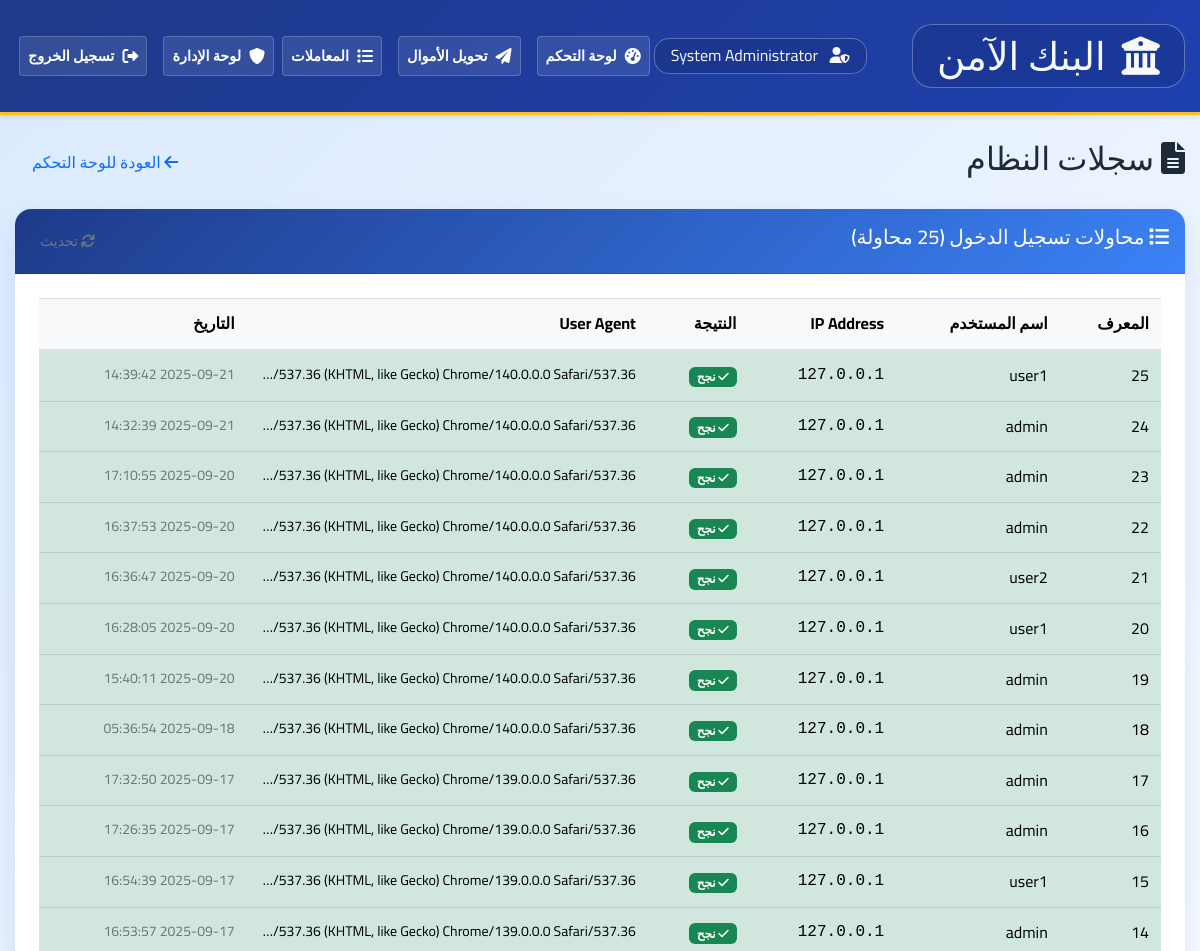
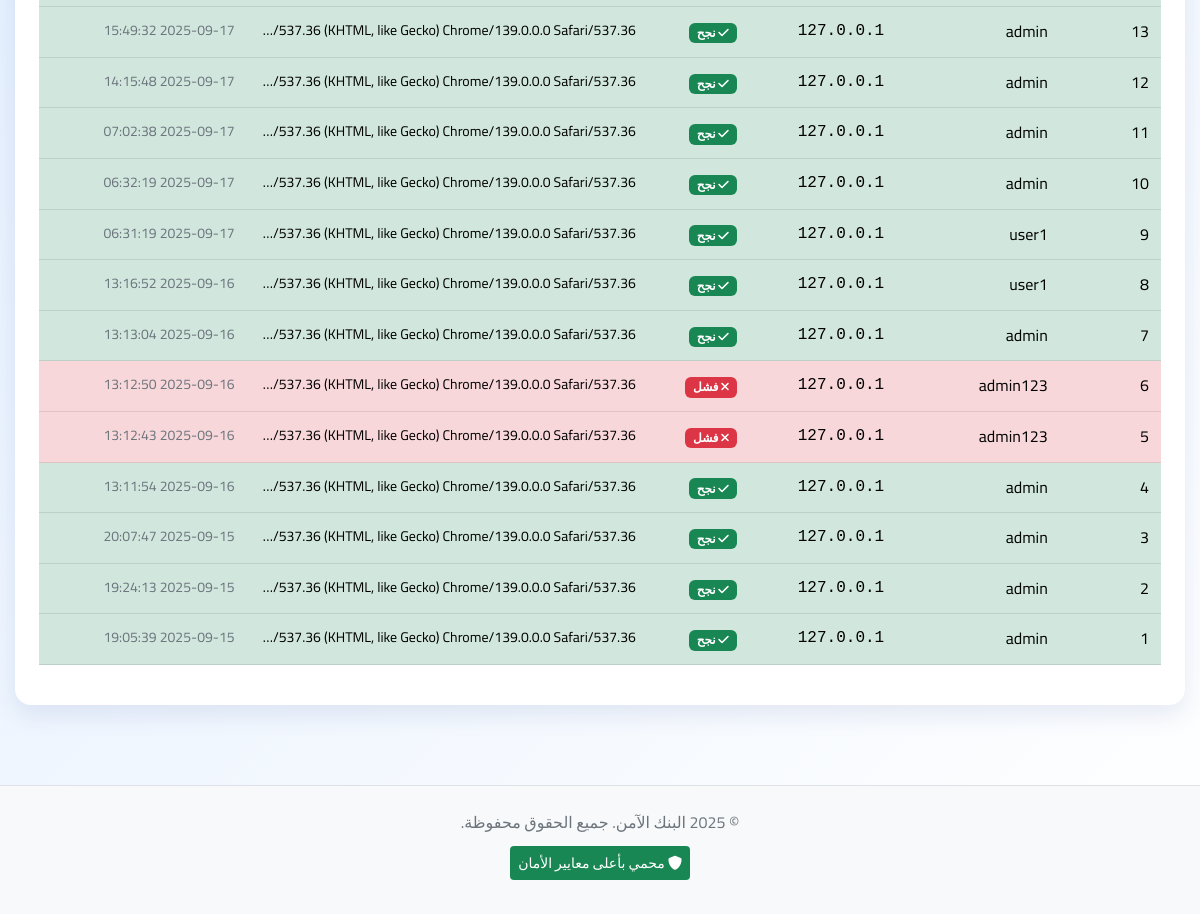
The app's page /admin/system_logs (signed in) with its own data (2 pictures, top to bottom).
### models/user.py (models this page shows, shortened)
class User(UserMixin, db.Model):
    __tablename__ = 'users'
    id = db.Column(db.Integer, primary_key=True)
    username = db.Column(db.String(80), unique=True, nullable=False, index=True)
    email = db.Column(db.String(120), unique=True, nullable=False, index=True)
    password_hash = db.Column(db.String(255), nullable=False)
    failed_login_attempts = db.Column(db.Integer, default=0)
    account_locked_until = db.Column(db.DateTime, nullable=True)
    last_login = db.Column(db.DateTime, nullable=True)
    created_at = db.Column(db.DateTime, default=datetime.utcnow)
    full_name = db.Column(db.String(100), nullable=False)
    phone = db.Column(db.String(20), nullable=True)
    is_active = db.Column(db.Boolean, default=True)
    role = db.Column(db.String(20), default='user')  # 'admin', 'user' الدور
    accounts = db.relationship('Account', backref='owner', lazy=True, cascade='all, delete-orphan')
    transactions = db.relationship('Transaction', backref='user', lazy=True)
    def is_admin(self):
        return self.role == 'admin'

class LoginAttempt(db.Model):
    __tablename__ = 'login_attempts'
    id = db.Column(db.Integer, primary_key=True)
    ip_address = db.Column(db.String(45), nullable=False, index=True)
    username = db.Column(db.String(80), nullable=True)
    success = db.Column(db.Boolean, nullable=False)
    attempted_at = db.Column(db.DateTime, default=datetime.utcnow)
    user_agent = db.Column(db.String(255), nullable=True)

### routes/admin.py (the view)
@admin_bp.route('/system_logs')
@login_required
@admin_required
def system_logs():
    page = request.args.get('page', 1, type=int)
    login_attempts = LoginAttempt.query.order_by(desc(LoginAttempt.attempted_at)).paginate(
        page=page, per_page=100, error_out=False
    )
    return render_template('admin/system_logs.html', login_attempts=login_attempts)

### templates/admin/system_logs.html (shortened to what this page needs)
{% extends "base.html" %}
{% block content %}
<div class="row">
    <div class="col-12">
        <div class="d-flex justify-content-between align-items-center mb-4">
            <h2><i class="fas fa-file-alt"></i> سجلات النظام</h2>
            <a href="{{ url_for('admin.dashboard') }}" class="btn btn-outline-primary">
                <i class="fas fa-arrow-left"></i> العودة للوحة التحكم
            </a>
        </div>
    </div>
</div>
<div class="row">
    <div class="col-12">
        <div class="card">
            <div class="card-header d-flex justify-content-between align-items-center">
                <h5><i class="fas fa-list"></i> محاولات تسجيل الدخول ({{ login_attempts.total }} محاولة)</h5>
                <button class="btn btn-sm btn-outline-secondary" onclick="location.reload()">
                    <i class="fas fa-sync"></i> تحديث
                </button>
            </div>
            <div class="card-body">
                {% if login_attempts.items %}
                <div class="table-responsive">
                    <table class="table table-hover">
                        <thead class="table-light">
                            <tr>
                                <th>المعرف</th>
                                <th>اسم المستخدم</th>
                                <th>IP Address</th>
                                <th>النتيجة</th>
                                <th>User Agent</th>
                                <th>التاريخ</th>
                            </tr>
                        </thead>
                        <tbody>
                            {% for attempt in login_attempts.items %}
                            <tr class="{{ 'table-danger' if not attempt.success else 'table-success' }}">
                                <td>{{ attempt.id }}</td>
                                <td>{{ attempt.username or 'غير محدد' }}</td>
                                <td class="font-monospace">{{ attempt.ip_address }}</td>
                                <td>
                                    <span class="badge bg-{{ 'success' if attempt.success else 'danger' }}">
                                        <i class="fas fa-{{ 'check' if attempt.success else 'times' }}"></i>
                                        {{ 'نجح' if attempt.success else 'فشل' }}
                                    </span>
                                </td>
                                <td class="small text-truncate" style="max-width: 300px;" title="{{ attempt.user_agent }}">
                                    {{ attempt.user_agent or '-' }}
                                </td>
                                <td class="text-muted small">{{ attempt.attempted_at.strftime('%Y-%m-%d %H:%M:%S') }}</td>
                            </tr>
                            {% endfor %}
                        </tbody>
                    </table>
                </div>
                {% else %}
                <div class="text-center py-4">
                    <i class="fas fa-file-alt fa-3x text-muted mb-3"></i>
                    <h5>لا توجد سجلات</h5>
                    <p class="text-muted">لم يتم تسجيل أي محاولات دخول بعد</p>
                </div>
                {% endif %}
            </div>
        </div>
    </div>
</div>
{% endblock %}

### templates/base.html (shortened to what this page needs)
<!DOCTYPE html>
<html lang="ar" dir="rtl">
<head>
    <link href="{{ url_for('static', filename='css/style.css') }}" rel="stylesheet">
    <link href="https://cdnjs.cloudflare.com/ajax/libs/font-awesome/6.0.0/css/all.min.css" rel="stylesheet">
</head>
<body>
    <nav class="navbar navbar-expand-lg navbar-dark bg-primary">
        <div class="container">
            <div class="d-flex w-100 justify-content-between align-items-center">
                <div class="d-flex align-items-center">
                    <div class="px-4 py-2" style="border: 1px solid rgba(255,255,255,0.3); background-color: rgba(0,0,0,0.1); border-radius: 20px; margin: 0.5rem 0;">
                        <span class="text-light d-flex align-items-center" style="font-size: 2.4rem; font-weight: 500; line-height: 1.2;">
                            <i class="fas fa-university me-3"></i>
                            البنك الآمن
                        </span>
                    </div>
                </div>
                {% if current_user.is_authenticated %}
                <div class="d-flex align-items-center">
                    <div class="user-display px-3 py-1" style="border: 1px solid rgba(255,255,255,0.3); background-color: rgba(0,0,0,0.1); border-radius: 15px;">
                        <span class="text-light">
                            <i class="fas {% if current_user.is_admin() %}fa-user-shield{% else %}fa-user{% endif %} me-2"></i>
                            {{ current_user.full_name }}
                        </span>
                    </div>
                </div>
                {% else %}
                <div></div>
                {% endif %}
            </div>
            <div class="collapse navbar-collapse" id="navbarNav">
                <ul class="navbar-nav me-auto">
                    {% if current_user.is_authenticated %}
                        <li class="nav-item">
                            <a class="nav-link" href="{{ url_for('dashboard.index') }}">
                                <i class="fas fa-tachometer-alt"></i> لوحة التحكم
                            </a>
                        </li>
                        <li class="nav-item">
                            <a class="nav-link" href="{{ url_for('dashboard.transfer') }}">
                                <i class="fas fa-paper-plane"></i> تحويل الأموال
                            </a>
                        </li>
                        <li class="nav-item">
                            <a class="nav-link" href="{{ url_for('dashboard.transactions') }}">
                                <i class="fas fa-list"></i> المعاملات
                            </a>
                        </li>
                    {% endif %}
                </ul>
                <ul class="navbar-nav">
                    {% if current_user.is_authenticated %}
                        {% if current_user.is_admin() %}
                        <li class="nav-item">
                            <a class="nav-link" href="{{ url_for('admin.dashboard') }}">
                                <i class="fas fa-shield-alt"></i> لوحة الإدارة
                            </a>
                        </li>
                        {% endif %}
                        <li class="nav-item">
                            <a class="nav-link" href="{{ url_for('auth.logout') }}">
                                <i class="fas fa-sign-out-alt"></i> تسجيل الخروج
                            </a>
                        </li>
                    </ul>
                    {% endif %}
            </div>
        </div>
    </nav>
    <main class="container mt-4">
        {% block content %}{% endblock %}
    </main>
    <footer class="bg-light text-center text-muted py-4 mt-5">
        <div class="container">
            <p>&copy; 2025 البنك الآمن. جميع الحقوق محفوظة.</p>
            <p class="small">
                <span class="security-badge">
                    <i class="fas fa-shield-alt"></i> محمي بأعلى معايير الأمان
                </span>
            </p>
        </div>
    </footer>
</body>
</html>

### static/css/style.css (style rules this page uses)
:root { --primary-blue: #1e3a8a; --secondary-blue: #3b82f6; --accent-gold: #fbbf24; --dark-blue: #1e40af; --light-blue: #dbeafe; --success-green: #059669; --warning-orange: #d97706; --danger-red: #dc2626; --neutral-gray: #6b7280; --light-gray: #f9fafb; --white: #ffffff; --text-dark: #1f2937; }
body { font-family: 'Cairo', 'Segoe UI', Tahoma, Geneva, Verdana, sans-serif; background: linear-gradient(135deg, var(--light-blue) 0%, var(--white) 100%); direction: rtl; text-align: right; color: var(--text-dark); line-height: 1.6; }
.navbar { background: linear-gradient(135deg, var(--primary-blue) 0%, var(--dark-blue) 100%) !important; padding: 1rem 0; box-shadow: 0 4px 12px rgba(30, 58, 138, 0.15); border-bottom: 3px solid var(--accent-gold); }
.navbar-nav .nav-link, .navbar-nav span.nav-link { color: var(--white) !important; font-weight: 600; padding: 0.6rem 1.2rem; margin: 0 0.3rem; border-radius: 25px; transition: all 0.3s ease; position: relative; white-space: nowrap; font-size: 0.9rem; text-decoration: none !important; background: rgba(255, 255, 255, 0.1); border: 1px solid rgba(255, 255, 255, 0.2); backdrop-filter: blur(10px); }
.navbar-nav .nav-link i { margin-left: 0.5rem; font-size: 1rem; }
.navbar-collapse { display: flex; flex-direction: row; align-items: center; justify-content: space-between; }
.navbar-nav { display: flex; flex-direction: row; align-items: center; gap: 0.5rem; margin-bottom: 0; }
.navbar-nav.me-auto { flex-direction: row; margin-right: auto; }
.navbar-nav:last-child { margin-left: auto; margin-bottom: 0; }
.navbar-nav .nav-item { display: flex; align-items: center; }
.navbar-nav .nav-link, .navbar-nav span.nav-link { display: flex; align-items: center; height: auto; line-height: 1.5; }
.card { background: var(--white); box-shadow: 0 10px 25px rgba(30, 58, 138, 0.1); border: none; border-radius: 1rem; margin-bottom: 2rem; overflow: hidden; transition: all 0.3s ease; }
.card-header { background: linear-gradient(135deg, var(--primary-blue) 0%, var(--secondary-blue) 100%); color: var(--white); border: none; padding: 1.5rem; font-weight: 700; font-size: 1.2rem; }
.card-body { padding: 2rem; }
.security-badge { background-color: #198754; color: white; padding: 0.25rem 0.5rem; border-radius: 0.25rem; font-size: 0.875rem; }
.navbar { padding: 1rem 0; box-shadow: 0 2px 4px rgba(0,0,0,.1); }
.navbar-nav .nav-link { padding: 0.5rem 1rem; margin: 0 0.25rem; border-radius: 0.25rem; }
.card-header { background-color: #f8f9fa; border-bottom: 1px solid rgba(0,0,0,.125); padding: 1rem; font-weight: 600; }
.card-body { padding: 1.5rem; }
.btn { padding: 0.5rem 1rem; border-radius: 0.375rem; font-weight: 500; text-decoration: none; display: inline-block; text-align: center; vertical-align: middle; cursor: pointer; border: 1px solid transparent; transition: all 0.15s ease-in-out; }
.btn-sm { padding: 0.25rem 0.5rem; font-size: 0.875rem; }
.container { max-width: 1200px; margin: 0 auto; padding: 0 15px; }
.row { display: flex; flex-wrap: wrap; margin: 0 -15px; }
.col-12 { flex: 0 0 100%; max-width: 100%; }
[class*="col-"] { padding: 0 15px; }
.text-center { text-align: center; }
.mb-4 { margin-bottom: 1.5rem; }
.mt-4 { margin-top: 1.5rem; }
.mt-5 { margin-top: 3rem; }
.py-4 { padding-top: 1.5rem; padding-bottom: 1.5rem; }
.d-flex { display: flex; }
.justify-content-between { justify-content: space-between; }
.align-items-center { align-items: center; }
.bg-primary { background-color: #0d6efd; color: white; }
.bg-success { background-color: #198754; color: white; }
.bg-danger { background-color: #dc3545; color: white; }
.bg-light { background-color: #f8f9fa; }
.text-muted { color: #6c757d; }
.table { width: 100%; margin-bottom: 1rem; color: #212529; border-collapse: collapse; }
.table th, .table td { padding: 0.75rem; vertical-align: top; border-top: 1px solid #dee2e6; }
.table thead th { vertical-align: bottom; border-bottom: 2px solid #dee2e6; background-color: #f8f9fa; }
.badge { display: inline-block; padding: 0.35em 0.65em; font-size: 0.75em; font-weight: 700; line-height: 1; color: #fff; text-align: center; white-space: nowrap; vertical-align: baseline; border-radius: 0.375rem; }
footer { margin-top: 2rem; padding: 2rem 0; background-color: #f8f9fa; border-top: 1px solid #dee2e6; }

### records on screen
User: full_name "System Administrator"
LoginAttempt: id "25", username "user1", ip_address "127.0.0.1", success "نجح", user_agent "Mozilla/5.0 (Windows NT 10.0; Win64; x64) AppleWebKit/537.36 (KHTML, like Gecko) Chrome/140.0.0.0 Safari/537.…", attempted_at "2025-09-21 14:39:42"
LoginAttempt: id "24", username "admin", ip_address "127.0.0.1", success "نجح", user_agent "Mozilla/5.0 (Windows NT 10.0; Win64; x64) AppleWebKit/537.36 (KHTML, like Gecko) Chrome/140.0.0.0 Safari/537.…", attempted_at "2025-09-21 14:32:39"
LoginAttempt: id "23", username "admin", ip_address "127.0.0.1", success "نجح", user_agent "Mozilla/5.0 (Windows NT 10.0; Win64; x64) AppleWebKit/537.36 (KHTML, like Gecko) Chrome/140.0.0.0 Safari/537.…", attempted_at "2025-09-20 17:10:55"
LoginAttempt: id "22", username "admin", ip_address "127.0.0.1", success "نجح", user_agent "Mozilla/5.0 (Windows NT 10.0; Win64; x64) AppleWebKit/537.36 (KHTML, like Gecko) Chrome/140.0.0.0 Safari/537.…", attempted_at "2025-09-20 16:37:53"
LoginAttempt: id "21", username "user2", ip_address "127.0.0.1", success "نجح", user_agent "Mozilla/5.0 (Windows NT 10.0; Win64; x64) AppleWebKit/537.36 (KHTML, like Gecko) Chrome/140.0.0.0 Safari/537.…", attempted_at "2025-09-20 16:36:47"
LoginAttempt: id "20", username "user1", ip_address "127.0.0.1", success "نجح", user_agent "Mozilla/5.0 (Windows NT 10.0; Win64; x64) AppleWebKit/537.36 (KHTML, like Gecko) Chrome/140.0.0.0 Safari/537.…", attempted_at "2025-09-20 16:28:05"
LoginAttempt: id "19", username "admin", ip_address "127.0.0.1", success "نجح", user_agent "Mozilla/5.0 (Windows NT 10.0; Win64; x64) AppleWebKit/537.36 (KHTML, like Gecko) Chrome/140.0.0.0 Safari/537.…", attempted_at "2025-09-20 15:40:11"
LoginAttempt: id "18", username "admin", ip_address "127.0.0.1", success "نجح", user_agent "Mozilla/5.0 (Windows NT 10.0; Win64; x64) AppleWebKit/537.36 (KHTML, like Gecko) Chrome/140.0.0.0 Safari/537.…", attempted_at "2025-09-18 05:36:54"
LoginAttempt: id "17", username "admin", ip_address "127.0.0.1", success "نجح", user_agent "Mozilla/5.0 (Windows NT 10.0; Win64; x64) AppleWebKit/537.36 (KHTML, like Gecko) Chrome/139.0.0.0 Safari/537.…", attempted_at "2025-09-17 17:32:50"
LoginAttempt: id "16", username "admin", ip_address "127.0.0.1", success "نجح", user_agent "Mozilla/5.0 (Windows NT 10.0; Win64; x64) AppleWebKit/537.36 (KHTML, like Gecko) Chrome/139.0.0.0 Safari/537.…", attempted_at "2025-09-17 17:26:35"
LoginAttempt: id "15", username "user1", ip_address "127.0.0.1", success "نجح", user_agent "Mozilla/5.0 (Windows NT 10.0; Win64; x64) AppleWebKit/537.36 (KHTML, like Gecko) Chrome/139.0.0.0 Safari/537.…", attempted_at "2025-09-17 16:54:39"
LoginAttempt: id "14", username "admin", ip_address "127.0.0.1", success "نجح", user_agent "Mozilla/5.0 (Windows NT 10.0; Win64; x64) AppleWebKit/537.36 (KHTML, like Gecko) Chrome/139.0.0.0 Safari/537.…", attempted_at "2025-09-17 16:53:57"
LoginAttempt: id "13", username "admin", ip_address "127.0.0.1", success "نجح", user_agent "Mozilla/5.0 (Windows NT 10.0; Win64; x64) AppleWebKit/537.36 (KHTML, like Gecko) Chrome/139.0.0.0 Safari/537.…", attempted_at "2025-09-17 15:49:32"
LoginAttempt: id "12", username "admin", ip_address "127.0.0.1", success "نجح", user_agent "Mozilla/5.0 (Windows NT 10.0; Win64; x64) AppleWebKit/537.36 (KHTML, like Gecko) Chrome/139.0.0.0 Safari/537.…", attempted_at "2025-09-17 14:15:48"
LoginAttempt: id "11", username "admin", ip_address "127.0.0.1", success "نجح", user_agent "Mozilla/5.0 (Windows NT 10.0; Win64; x64) AppleWebKit/537.36 (KHTML, like Gecko) Chrome/139.0.0.0 Safari/537.…", attempted_at "2025-09-17 07:02:38"
LoginAttempt: id "10", username "admin", ip_address "127.0.0.1", success "نجح", user_agent "Mozilla/5.0 (Windows NT 10.0; Win64; x64) AppleWebKit/537.36 (KHTML, like Gecko) Chrome/139.0.0.0 Safari/537.…", attempted_at "2025-09-17 06:32:19"
LoginAttempt: id "9", username "user1", ip_address "127.0.0.1", success "نجح", user_agent "Mozilla/5.0 (Windows NT 10.0; Win64; x64) AppleWebKit/537.36 (KHTML, like Gecko) Chrome/139.0.0.0 Safari/537.…", attempted_at "2025-09-17 06:31:19"
LoginAttempt: id "8", username "user1", ip_address "127.0.0.1", success "نجح", user_agent "Mozilla/5.0 (Windows NT 10.0; Win64; x64) AppleWebKit/537.36 (KHTML, like Gecko) Chrome/139.0.0.0 Safari/537.…", attempted_at "2025-09-16 13:16:52"
LoginAttempt: id "7", username "admin", ip_address "127.0.0.1", success "نجح", user_agent "Mozilla/5.0 (Windows NT 10.0; Win64; x64) AppleWebKit/537.36 (KHTML, like Gecko) Chrome/139.0.0.0 Safari/537.…", attempted_at "2025-09-16 13:13:04"
LoginAttempt: id "6", username "admin123", ip_address "127.0.0.1", success "فشل", user_agent "Mozilla/5.0 (Windows NT 10.0; Win64; x64) AppleWebKit/537.36 (KHTML, like Gecko) Chrome/139.0.0.0 Safari/537.…", attempted_at "2025-09-16 13:12:50"
LoginAttempt: id "5", username "admin123", ip_address "127.0.0.1", success "فشل", user_agent "Mozilla/5.0 (Windows NT 10.0; Win64; x64) AppleWebKit/537.36 (KHTML, like Gecko) Chrome/139.0.0.0 Safari/537.…", attempted_at "2025-09-16 13:12:43"
LoginAttempt: id "4", username "admin", ip_address "127.0.0.1", success "نجح", user_agent "Mozilla/5.0 (Windows NT 10.0; Win64; x64) AppleWebKit/537.36 (KHTML, like Gecko) Chrome/139.0.0.0 Safari/537.…", attempted_at "2025-09-16 13:11:54"
LoginAttempt: id "3", username "admin", ip_address "127.0.0.1", success "نجح", user_agent "Mozilla/5.0 (Windows NT 10.0; Win64; x64) AppleWebKit/537.36 (KHTML, like Gecko) Chrome/139.0.0.0 Safari/537.…", attempted_at "2025-09-15 20:07:47"
LoginAttempt: id "2", username "admin", ip_address "127.0.0.1", success "نجح", user_agent "Mozilla/5.0 (Windows NT 10.0; Win64; x64) AppleWebKit/537.36 (KHTML, like Gecko) Chrome/139.0.0.0 Safari/537.…", attempted_at "2025-09-15 19:24:13"
LoginAttempt: id "1", username "admin", ip_address "127.0.0.1", success "نجح", user_agent "Mozilla/5.0 (Windows NT 10.0; Win64; x64) AppleWebKit/537.36 (KHTML, like Gecko) Chrome/139.0.0.0 Safari/537.…", attempted_at "2025-09-15 19:05:39"
